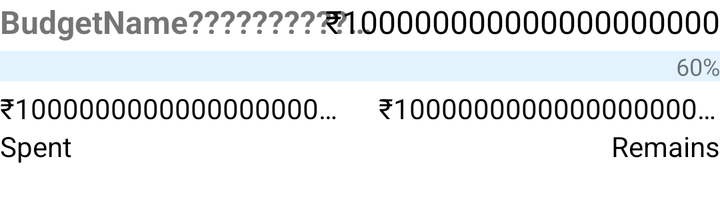
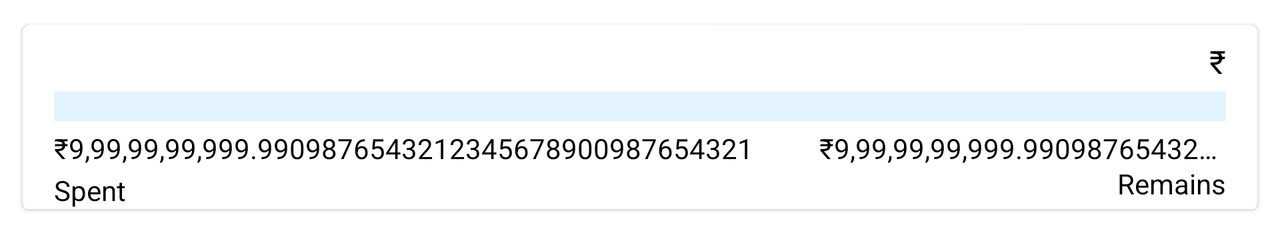

First picture: res/layout/ on a phone held upright. Second picture: the repository's own variant of that layout, on a device whose configuration matches the variant's folder. Source for both follows.
<!-- AndroidManifest.xml: application theme Theme.SpendWise -->
<!-- res/layout/budget_recycler_item.xml -->
<?xml version="1.0" encoding="utf-8"?>
<androidx.constraintlayout.widget.ConstraintLayout xmlns:android="http://schemas.android.com/apk/res/android"
    xmlns:app="http://schemas.android.com/apk/res-auto"
    android:id="@+id/constraintBudget"
    android:layout_marginBottom="16dp"
    android:clickable="true"
    android:focusable="true"
    android:background="?attr/selectableItemBackground"
    android:layout_width="match_parent"
    android:layout_height="wrap_content">
    <TextView
        android:id="@+id/budgetNameText"
        android:layout_width="wrap_content"
        android:layout_height="wrap_content"
        style="@style/HeadingTextStyle"
        android:text="BudgetName???????????????"
        android:maxLines="1"
        android:ellipsize="end"
        android:maxEms="10"
        app:layout_constraintStart_toStartOf="@id/constraintBudget"
        app:layout_constraintTop_toTopOf="@id/constraintBudget" />
    <TextView
        android:id="@+id/budgetCurrencySymbol"
        android:layout_width="wrap_content"
        android:layout_height="wrap_content"
        android:textSize="16sp"
        android:text="@string/rupee_symbol"
        android:textColor="@color/textColor"
        android:maxLines="1"
        app:layout_constraintEnd_toStartOf="@id/budgetAmountText"
        app:layout_constraintTop_toTopOf="@id/budgetNameText" />
    <TextView
        android:id="@+id/budgetAmountText"
        android:layout_width="wrap_content"
        android:layout_height="wrap_content"
        android:textSize="16sp"
        android:textColor="@color/textColor"
        android:text="100000000000000000000"
        android:maxLines="1"
        android:ellipsize="end"
        android:maxEms="10"
        app:layout_constraintEnd_toEndOf="@id/constraintBudget"
        app:layout_constraintTop_toTopOf="@id/budgetNameText" />
    <com.google.android.material.progressindicator.LinearProgressIndicator
        android:id="@+id/budgetProgressBarRecycler"
        android:layout_width="match_parent"
        android:layout_height="wrap_content"
        android:paddingVertical="4dp"
        app:trackThickness="15dp"
        app:trackColor="@color/progressBarAtFirst"
        app:layout_constraintTop_toBottomOf="@id/budgetNameText"
        app:layout_constraintStart_toStartOf="@id/budgetNameText"
        app:layout_constraintEnd_toEndOf="@id/budgetAmountText"/>
    <TextView
        android:id="@+id/spentCurrencySymbol"
        android:layout_width="wrap_content"
        android:layout_height="wrap_content"
        android:textSize="14sp"
        android:textColor="@color/textColor"
        android:text="@string/rupee_symbol"
        android:maxLines="1"
        app:layout_constraintStart_toStartOf="@id/budgetNameText"
        app:layout_constraintTop_toBottomOf="@id/budgetProgressBarRecycler" />
    <TextView
        android:id="@+id/spentAmountText"
        android:layout_width="wrap_content"
        android:layout_height="wrap_content"
        android:textSize="14sp"
        android:textColor="@color/textColor"
        android:text="1000000000000000000000000"
        android:maxLines="1"
        android:ellipsize="end"
        android:maxEms="10"
        app:layout_constraintStart_toEndOf="@id/spentCurrencySymbol"
        app:layout_constraintTop_toTopOf="@id/spentCurrencySymbol" />

    <TextView
        android:id="@+id/remainingCurrencySymbol"
        android:layout_width="wrap_content"
        android:layout_height="wrap_content"
        android:textSize="14sp"
        android:text="@string/rupee_symbol"
        android:maxLines="1"
        android:textColor="@color/textColor"
        app:layout_constraintEnd_toStartOf="@id/remainingAmountText"
        app:layout_constraintTop_toTopOf="@id/spentCurrencySymbol" />
    <TextView
        android:id="@+id/remainingAmountText"
        android:layout_width="wrap_content"
        android:layout_height="wrap_content"
        android:textSize="14sp"
        android:textColor="@color/textColor"
        android:text="10000000000000000000000"
        android:maxLines="1"
        android:ellipsize="end"
        android:maxEms="10"
        app:layout_constraintEnd_toEndOf="@id/budgetAmountText"
        app:layout_constraintTop_toTopOf="@id/spentCurrencySymbol" />
    <TextView
        android:id="@+id/spentText"
        android:layout_width="wrap_content"
        android:layout_height="wrap_content"
        android:textSize="14sp"
        android:text="Spent"
        android:textColor="@color/textColor"
        android:maxLines="1"
        app:layout_constraintStart_toStartOf="@id/budgetNameText"
        app:layout_constraintTop_toBottomOf="@id/spentCurrencySymbol" />
    <TextView
        android:id="@+id/remainsText"
        android:layout_width="wrap_content"
        android:layout_height="wrap_content"
        android:textSize="14sp"
        android:text="Remains"
        android:textColor="@color/textColor"
        android:maxLines="1"
        app:layout_constraintEnd_toEndOf="@id/budgetAmountText"
        app:layout_constraintTop_toTopOf="@id/spentText" />

    <TextView
        android:id="@+id/budgetPercentTextView"
        android:layout_width="wrap_content"
        android:layout_height="wrap_content"
        android:text="60%"
        android:textSize="12sp"
        app:layout_constraintBottom_toBottomOf="@+id/budgetProgressBarRecycler"
        app:layout_constraintEnd_toEndOf="@+id/budgetProgressBarRecycler"
        app:layout_constraintTop_toTopOf="@+id/budgetProgressBarRecycler" />

</androidx.constraintlayout.widget.ConstraintLayout>
<!-- resources referenced by this layout -->
<resources>
  <color name="progressBarAtFirst">#e3f3ff</color>
  <color name="textColor">@color/black</color>
  <string name="rupee_symbol">₹</string>
  <style name="HeadingTextStyle" parent="TextStyle">
          <item name="android:textStyle">bold</item>
      </style>
  <style name="Theme.SpendWise" parent="Theme.MaterialComponents.DayNight.NoActionBar">
          
  
          
  
          
  
          
          
  
          <item name="colorPrimary">@color/primaryBlue</item>
          <item name="colorPrimaryVariant">@color/primaryVariant</item>
          <item name="colorOnPrimary">@color/colorOnPrimary</item>
  
          <item name="colorSecondary">@color/secondaryColor</item>
          <item name="colorSecondaryVariant">@color/secondaryVariant</item>
          <item name="colorOnSecondary">@color/colorOnSecondary</item>
  
          <item name="android:statusBarColor">@color/primaryVariant</item>
          <item name="android:navigationBarColor">@color/white</item>
  
          
  
          <item name="itemRippleColor">@color/rippleLight</item>
          <item name="colorTertiary">@color/cardBehindScreenLight</item>
          <item name="colorTertiaryContainer">@color/white</item>
          <item name="colorOnTertiary">@color/white</item>
          <item name="colorOnTertiaryContainer">@color/black</item>
          
  
          
          
  
          
          
  
      </style>
  <color name="black">#FF000000</color>
  <style name="TextStyle">
          <item name="android:textSize">16dp</item>
      </style>
  <color name="primaryBlue">#1E90FF</color>
  <color name="primaryVariant">#206ad9</color>
  <color name="colorOnPrimary">@color/white</color>
  <color name="secondaryColor">#1E90FF</color>
  <color name="secondaryVariant">#206ad9</color>
  <color name="colorOnSecondary">@color/white</color>
  <color name="white">#FFFFFFFF</color>
  <color name="rippleLight">#e3f3ff</color>
  <color name="cardBehindScreenLight">#F0F0F0</color>
</resources>
<!-- res/layout-land/budget_recycler_item.xml (the repository's variant of the layout above) -->
<!-- drawn on the phone turned sideways -->
<?xml version="1.0" encoding="utf-8"?>
<com.google.android.material.card.MaterialCardView xmlns:android="http://schemas.android.com/apk/res/android"
    xmlns:app="http://schemas.android.com/apk/res-auto"
    android:clickable="true"
    android:focusable="true"
    android:id="@+id/constraintLayout"
    android:layout_margin="8dp"
    android:background="?attr/selectableItemBackground"
    android:layout_width="match_parent"
    android:elevation="4dp"
    app:cardUseCompatPadding="true"
    android:layout_height="wrap_content">

    <androidx.constraintlayout.widget.ConstraintLayout
        android:id="@+id/constraintLayoutBudgetItem"
        android:paddingTop="8dp"
        android:background="@color/listItemCardColor"
        android:layout_width="match_parent"
        android:layout_height="wrap_content">
        <TextView
            android:id="@+id/budgetNameText"
            android:layout_width="wrap_content"
            android:layout_height="wrap_content"
            style="@style/HeadingTextStyle"
            android:maxLines="1"
            android:ellipsize="end"
            android:maxEms="10"
            android:layout_marginStart="16dp"
            app:layout_constraintStart_toStartOf="@id/constraintLayoutBudgetItem"
            app:layout_constraintTop_toTopOf="@id/constraintLayoutBudgetItem" />
        <TextView
            android:id="@+id/budgetCurrencySymbol"
            android:layout_width="wrap_content"
            android:layout_height="wrap_content"
            android:textSize="16sp"
            android:text="@string/rupee_symbol"
            android:textColor="@color/textColor"
            android:maxLines="1"
            app:layout_constraintEnd_toStartOf="@id/budgetAmountText"
            app:layout_constraintTop_toTopOf="@id/budgetNameText" />
        <TextView
            android:id="@+id/budgetAmountText"
            android:layout_width="wrap_content"
            android:layout_height="wrap_content"
            android:textSize="16sp"
            android:textColor="@color/textColor"
            android:maxLines="1"
            android:layout_marginEnd="16dp"
            android:ellipsize="end"
            android:maxEms="10"
            app:layout_constraintEnd_toEndOf="@id/constraintLayoutBudgetItem"
            app:layout_constraintTop_toTopOf="@id/budgetNameText" />
        <com.google.android.material.progressindicator.LinearProgressIndicator
            android:id="@+id/budgetProgressBarRecycler"
            android:layout_width="match_parent"
            android:layout_height="wrap_content"
            android:paddingVertical="4dp"
            app:trackThickness="15dp"
            android:layout_marginStart="16dp"
            android:layout_marginEnd="16dp"
            app:trackColor="@color/progressBarAtFirst"
            app:layout_constraintTop_toBottomOf="@id/budgetNameText"
            app:layout_constraintStart_toStartOf="@id/budgetNameText"
            app:layout_constraintEnd_toEndOf="@id/budgetAmountText"/>
        <TextView
            android:id="@+id/spentCurrencySymbol"
            android:layout_width="wrap_content"
            android:layout_height="wrap_content"
            android:textSize="14sp"
            android:textColor="@color/textColor"
            android:text="@string/rupee_symbol"
            app:layout_constraintBottom_toTopOf="@id/spentText"
            android:layout_marginBottom="2dp"
            android:maxLines="1"
            app:layout_constraintStart_toStartOf="@id/budgetNameText"
            app:layout_constraintTop_toBottomOf="@id/budgetProgressBarRecycler" />
        <TextView
            android:id="@+id/spentAmountText"
            android:layout_width="0dp"
            android:layout_height="wrap_content"
            android:textSize="14sp"
            android:textColor="@color/textColor"
            android:maxLines="1"
            android:text="9,99,99,99,999.9909876543212345678900987654321"
            android:ellipsize="end"
            android:scrollHorizontally="true"
            app:layout_constraintEnd_toStartOf="@id/remainingCurrencySymbol"
            app:layout_constraintStart_toEndOf="@id/spentCurrencySymbol"
            app:layout_constraintTop_toTopOf="@id/spentCurrencySymbol" />

        <TextView
            android:id="@+id/remainingCurrencySymbol"
            android:layout_width="wrap_content"
            android:layout_height="wrap_content"
            android:textSize="14sp"
            android:text="@string/rupee_symbol"
            android:maxLines="1"
            android:textColor="@color/textColor"
            app:layout_constraintEnd_toStartOf="@id/remainingAmountText"
            app:layout_constraintTop_toTopOf="@id/spentCurrencySymbol" />
        <TextView
            android:id="@+id/remainingAmountText"
            android:layout_width="0dp"
            android:layout_height="wrap_content"
            android:textSize="14sp"
            android:textColor="@color/textColor"
            android:maxLines="1"
            android:text="9,99,99,99,999.990987654320987654321987432123456789009809876543212345678987654327654321"
            android:ellipsize="end"
            android:maxEms="12"
            app:layout_constraintEnd_toEndOf="@id/budgetAmountText"
            app:layout_constraintTop_toTopOf="@id/spentCurrencySymbol" />
        <TextView
            android:id="@+id/spentText"
            android:layout_width="wrap_content"
            android:layout_height="wrap_content"
            android:textSize="14sp"
            android:text="@string/spent_recycler_item"
            android:textColor="@color/textColor"
            android:maxLines="1"
            app:layout_constraintBottom_toTopOf="@id/budgetDivider"
            app:layout_constraintStart_toStartOf="@id/budgetNameText"
             />
        <TextView
            android:id="@+id/remainsText"
            android:layout_width="wrap_content"
            android:layout_height="wrap_content"
            android:textSize="14sp"
            android:text="@string/remains_recycler_item"
            android:layout_marginBottom="8dp"
            android:textColor="@color/textColor"
            android:maxLines="1"
            app:layout_constraintBottom_toBottomOf="@id/budgetDivider"
            app:layout_constraintEnd_toEndOf="@id/budgetAmountText"
            app:layout_constraintTop_toTopOf="@id/spentText" />

        <TextView
            android:id="@+id/budgetPercentTextView"
            android:layout_width="wrap_content"
            android:layout_height="wrap_content"
            android:layout_marginEnd="4dp"
            android:textSize="12sp"
            app:layout_constraintBottom_toBottomOf="@+id/budgetProgressBarRecycler"
            app:layout_constraintEnd_toEndOf="@+id/budgetProgressBarRecycler"
            app:layout_constraintTop_toTopOf="@+id/budgetProgressBarRecycler" />

        <com.google.android.material.divider.MaterialDivider
            android:layout_width="match_parent"
            android:layout_height="wrap_content"
            android:id="@+id/budgetDivider"
            app:layout_constraintBottom_toBottomOf="parent"/>
    </androidx.constraintlayout.widget.ConstraintLayout>


</com.google.android.material.card.MaterialCardView>
<!-- resources referenced by the variant -->
<!-- as the phone turned sideways resolves them -->
<resources>
  <color name="listItemCardColor">@color/white</color>
  <color name="progressBarAtFirst">#e3f3ff</color>
  <color name="textColor">@color/black</color>
  <string name="remains_recycler_item">Remains</string>
  <string name="rupee_symbol">₹</string>
  <string name="spent_recycler_item">Spent</string>
  <style name="HeadingTextStyle" parent="TextStyle">
          <item name="android:textStyle">bold</item>
      </style>
  <style name="Theme.SpendWise" parent="Theme.MaterialComponents.DayNight.NoActionBar">
          
  
          
  
          
  
          
          
  
          <item name="colorPrimary">@color/primaryBlue</item>
          <item name="colorPrimaryVariant">@color/primaryVariant</item>
          <item name="colorOnPrimary">@color/colorOnPrimary</item>
  
          <item name="colorSecondary">@color/secondaryColor</item>
          <item name="colorSecondaryVariant">@color/secondaryVariant</item>
          <item name="colorOnSecondary">@color/colorOnSecondary</item>
  
          <item name="android:statusBarColor">@color/primaryVariant</item>
          <item name="android:navigationBarColor">@color/white</item>
  
          
  
          <item name="itemRippleColor">@color/rippleLight</item>
          <item name="colorTertiary">@color/cardBehindScreenLight</item>
          <item name="colorTertiaryContainer">@color/white</item>
          <item name="colorOnTertiary">@color/white</item>
          <item name="colorOnTertiaryContainer">@color/black</item>
          
  
          
          
  
          
          
  
      </style>
  <color name="white">#FFFFFFFF</color>
  <color name="black">#FF000000</color>
  <style name="TextStyle">
          <item name="android:textSize">16dp</item>
      </style>
  <color name="primaryBlue">#1E90FF</color>
  <color name="primaryVariant">#206ad9</color>
  <color name="colorOnPrimary">@color/white</color>
  <color name="secondaryColor">#1E90FF</color>
  <color name="secondaryVariant">#206ad9</color>
  <color name="colorOnSecondary">@color/white</color>
  <color name="rippleLight">#e3f3ff</color>
  <color name="cardBehindScreenLight">#F0F0F0</color>
</resources>
